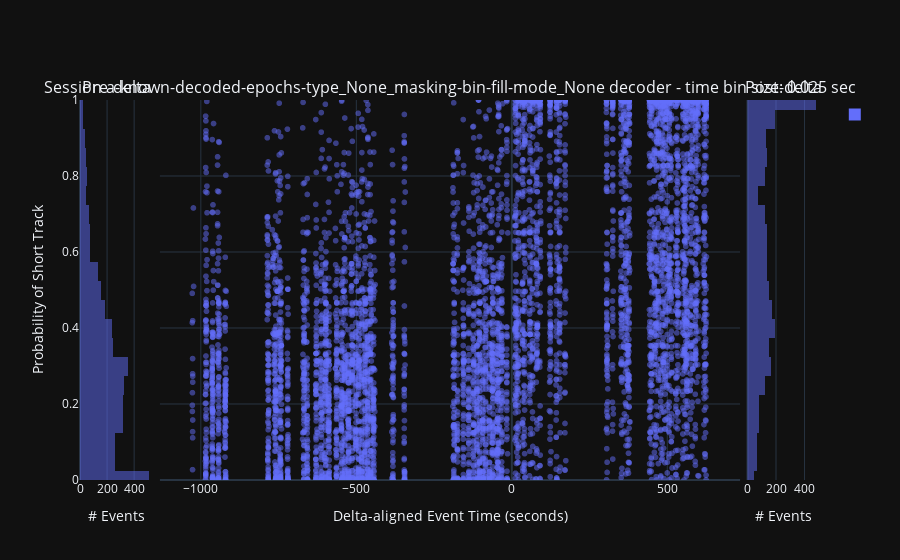

The code cell stored with this chart in its notebook:
### Code cell
from pyphoplacecellanalysis.Pho2D.plotly.Extensions.plotly_helpers import build_single_plotly_marginal_scatter_and_hist_over_time

session_name: str = curr_active_pipeline.session_name
t_start, t_delta, t_end = curr_active_pipeline.find_LongShortDelta_times()
epochs_decoding_time_bin_size: float = 0.025

#INPUTS: a_target_context: IdentifyingContext, a_result: DecodedFilterEpochsResult, a_decoded_marginal_posterior_df: pd.DataFrame, a_decoder: BasePositionDecoder
_flat_out_figs_dict = {}

a_target_context: IdentifyingContext = IdentifyingContext(trained_compute_epochs= 'laps', pfND_ndim= 1, decoder_identifier= 'pseudo2D', time_bin_size= 0.025, known_named_decoding_epochs_type= 'laps', data_grain= 'per_time_bin') # , known_named_decoding_epochs_type='laps'
flat_context_list, flat_result_context_dict, flat_decoder_context_dict, flat_decoded_marginal_posterior_df_context_dict = a_new_fully_generic_result.get_results_matching_contexts(context_query=a_target_context, return_multiple_matches=True, return_flat_same_length_dicts=True, debug_print=True)
flat_context_list

for a_ctxt, a_decoded_marginal_posterior_df in flat_decoded_marginal_posterior_df_context_dict.items():
    print(a_ctxt)
    
    # Add the maze_id to the active_filter_epochs so we can see how properties change as a function of which track the replay event occured on:
    a_decoded_marginal_posterior_df['delta_aligned_start_t'] = a_decoded_marginal_posterior_df['start'] - t_delta ## subtract off t_delta    
    a_decoded_marginal_posterior_df = a_decoded_marginal_posterior_df.across_session_identity.add_session_df_columns(session_name=session_name, time_bin_size=epochs_decoding_time_bin_size, curr_session_t_delta=t_delta) # , time_col='t'
        

    a_fig, a_figure_context = build_single_plotly_marginal_scatter_and_hist_over_time(a_decoded_posterior_df=a_decoded_marginal_posterior_df, a_target_context=a_ctxt)
    _flat_out_figs_dict[a_figure_context] = a_fig

a_fig.show()

### Figure 1 — Plotly figure (JSON) as saved in the notebook; plotly's stock layout.template omitted (floating-point values rounded to 4 significant figures; data arrays with more than 128 entries replaced by an {"elided": "..."} marker saying what was removed)
{"data": [{"alignmentgroup": "True", "bingroup": "y", "hovertemplate": "count=%{x}<br>P_Short=%{y}<extra></extra>", "legendgroup": "", "marker": {"color": "#636efa", "opacity": 0.5, "pattern": {"shape": ""}}, "name": "", "nbinsy": 25, "offsetgroup": "", "orientation": "h", "showlegend": true, "type": "histogram", "xaxis": "x", "xbins": {"end": 0.95, "size": 0.1, "start": 0.05}, "y": {"elided": "11137 float values"}, "yaxis": "y"}, {"hovertemplate": "delta_aligned_start_t=%{x}<br>P_Short=%{y}<extra></extra>", "legendgroup": "", "marker": {"color": "#636efa", "line": {"width": 0}, "opacity": 0.5, "symbol": "circle"}, "mode": "markers", "name": "trace_scatter", "showlegend": false, "type": "scattergl", "x": {"elided": "19018 float values"}, "xaxis": "x2", "y": {"elided": "19018 float values"}, "yaxis": "y2"}, {"alignmentgroup": "True", "bingroup": "y", "hovertemplate": "count=%{x}<br>P_Short=%{y}<extra></extra>", "legendgroup": "", "marker": {"color": "#636efa", "opacity": 0.5, "pattern": {"shape": ""}}, "name": "trace_post_delta_hist", "nbinsy": 25, "offsetgroup": "", "orientation": "h", "showlegend": false, "type": "histogram", "xaxis": "x3", "xbins": {"end": 0.95, "size": 0.1, "start": 0.05}, "y": {"elided": "7881 float values"}, "yaxis": "y3"}], "layout": {"annotations": [{"font": {"size": 16}, "showarrow": false, "text": "Pre-delta", "x": 0.049, "xanchor": "center", "xref": "paper", "y": 1, "yanchor": "bottom", "yref": "paper"}, {"font": {"size": 16}, "showarrow": false, "text": "Session a-known-decoded-epochs-type_None_masking-bin-fill-mode_None decoder - time bin size: 0.025 sec", "x": 0.5, "xanchor": "center", "xref": "paper", "y": 1, "yanchor": "bottom", "yref": "paper"}, {"font": {"size": 16}, "showarrow": false, "text": "Post-delta", "x": 0.951, "xanchor": "center", "xref": "paper", "y": 1, "yanchor": "bottom", "yref": "paper"}], "barmode": "overlay", "legend": {"itemsizing": "constant", "traceorder": "grouped"}, "meta": {"figure_context": {"comparison": "pre-post-delta", "data_grain": "per_time_bin", "epochs_name": null, "histogram_variable_name": "P_Short", "num_unique_sessions": 1, "plot_type": "scatter+hist", "t_bin_size": 0.025, "title": "Session a-known-decoded-epochs-type_None_masking-bin-fill-mode_None decoder - time bin size: 0.025 sec", "variable_name": "P_Short"}, "preferred_filename": "P_Short_1_0.025_Session a-known-decoded-epochs-type_None_masking-bin-fill-mode_None decoder - time bin size- 0.025 sec_None_per_time_bin_scatter+hist_pre-post-delta_P_Short"}, "xaxis": {"anchor": "y", "domain": [0, 0.098], "title": {"text": "# Events"}}, "xaxis2": {"anchor": "y2", "domain": [0.108, 0.892], "title": {"text": "Delta-aligned Event Time (seconds)"}}, "xaxis3": {"anchor": "y3", "domain": [0.902, 1], "title": {"text": "# Events"}}, "yaxis": {"anchor": "x", "autorange": false, "domain": [0, 1], "fixedrange": true, "range": [0, 1], "title": {"text": "Probability of Short Track"}}, "yaxis2": {"anchor": "x2", "domain": [0, 1], "matches": "y", "showticklabels": false}, "yaxis3": {"anchor": "x3", "domain": [0, 1], "matches": "y", "showticklabels": false}}}
